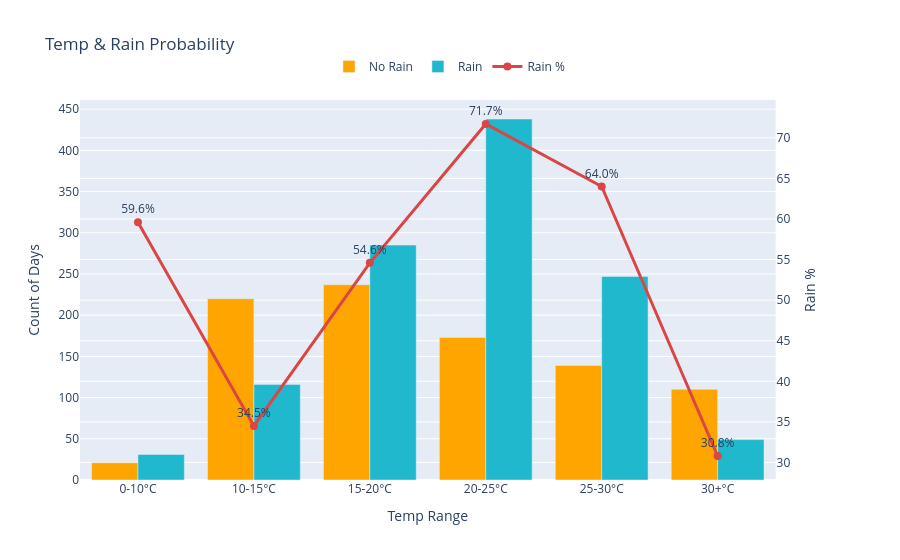

The code cell stored with this chart in its notebook:
### Code cell
data = {
    "TempRange": ["0-10°C", "10-15°C", "15-20°C", "20-25°C", "25-30°C", "30+°C"],
    "No_Rain": [21, 220, 237, 173, 139, 110],
    "Rain": [31, 116, 285, 438, 247, 49],
    "Rain_Percentage": [59.6, 34.5, 54.6, 71.7, 64.0, 30.8]
}

df = pd.DataFrame(data)
fig = make_subplots(specs=[[{"secondary_y": True}]])


fig.add_trace(go.Bar(
    x=df['TempRange'],
    y=df['No_Rain'],
    name='No Rain',
    marker_color='#FFA500',
    cliponaxis=False
), secondary_y=False)


fig.add_trace(go.Bar(
    x=df['TempRange'],
    y=df['Rain'],
    name='Rain',
    marker_color='#1FB8CD',
    cliponaxis=False
), secondary_y=False)


fig.add_trace(go.Scatter(
    x=df['TempRange'],
    y=df['Rain_Percentage'],
    name='Rain %',
    mode='lines+markers+text',
    line=dict(color='#DB4545', width=3),
    marker=dict(size=8, color='#DB4545'),
    text=[f'{val}%' for val in df['Rain_Percentage']],
    textposition='top center',
    cliponaxis=False
), secondary_y=True)


fig.update_layout(
    title='Temp & Rain Probability',
    barmode='group',
    legend=dict(
        orientation='h',
        yanchor='bottom',
        y=1.05,
        xanchor='center',
        x=0.5
    )
)


fig.update_xaxes(title_text='Temp Range')
fig.update_yaxes(title_text='Count of Days', secondary_y=False)
fig.update_yaxes(title_text='Rain %', secondary_y=True)

fig.show()

### Figure 1 — Plotly figure (JSON) as saved in the notebook; plotly's stock layout.template omitted (floating-point values rounded to 4 significant figures)
{"data": [{"cliponaxis": false, "marker": {"color": "#FFA500"}, "name": "No Rain", "type": "bar", "x": ["0-10°C", "10-15°C", "15-20°C", "20-25°C", "25-30°C", "30+°C"], "xaxis": "x", "y": [21, 220, 237, 173, 139, 110], "yaxis": "y"}, {"cliponaxis": false, "marker": {"color": "#1FB8CD"}, "name": "Rain", "type": "bar", "x": ["0-10°C", "10-15°C", "15-20°C", "20-25°C", "25-30°C", "30+°C"], "xaxis": "x", "y": [31, 116, 285, 438, 247, 49], "yaxis": "y"}, {"cliponaxis": false, "line": {"color": "#DB4545", "width": 3}, "marker": {"color": "#DB4545", "size": 8}, "mode": "lines+markers+text", "name": "Rain %", "text": ["59.6%", "34.5%", "54.6%", "71.7%", "64.0%", "30.8%"], "textposition": "top center", "type": "scatter", "x": ["0-10°C", "10-15°C", "15-20°C", "20-25°C", "25-30°C", "30+°C"], "xaxis": "x", "y": [59.6, 34.5, 54.6, 71.7, 64.0, 30.8], "yaxis": "y2"}], "layout": {"barmode": "group", "legend": {"orientation": "h", "x": 0.5, "xanchor": "center", "y": 1.05, "yanchor": "bottom"}, "title": {"text": "Temp & Rain Probability"}, "xaxis": {"anchor": "y", "domain": [0, 0.94], "title": {"text": "Temp Range"}}, "yaxis": {"anchor": "x", "domain": [0, 1], "title": {"text": "Count of Days"}}, "yaxis2": {"anchor": "x", "overlaying": "y", "side": "right", "title": {"text": "Rain %"}}}}
